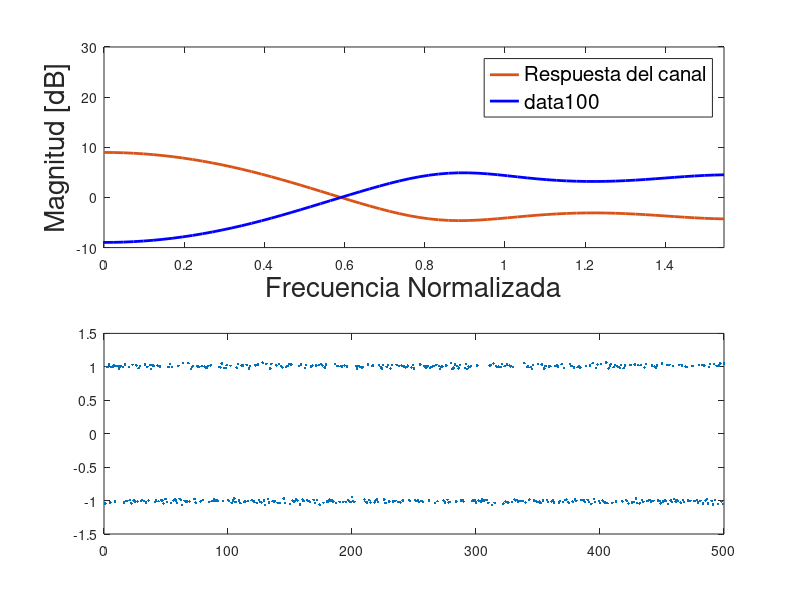

Write the MATLAB code that produced this figure.
%% <------- Guia 7 - Ejercicio 5 ----------->

clc; % borra la consola
clear all; % borra todas las variables
close all; % cierra las ventanas de imagen

L=1e5;          % Longitud de la simulación
N=31;           % Tamaño del filtro de ecualización
mu=1e-4;        % Velocidad de adaptación
sigma=0.01      % Ruido

% Inicialización de vectores
sr=zeros(1,N);
h_s=zeros(1,N);
h_s((N-1)/2)=4;
x_s=zeros(1,L);
d=zeros(1,L);
e=zeros(1,L);

% Generación de símbolos aleatorios
x=(rand(1,L)>0.5)*2-1;

% Canal
h=[1 0.7 0.6 0.35 0.1 0.05 0.01];

% Filtrado de los símbolos por el canal
y=filter(h,1,x);

yo=y+randn(1,L)*sigma;

% Gráfica de respuesta en frecuencia del canal y el ecualizador
NFFT=128;
CH=fft(h,NFFT);
FC=fft(h_s,NFFT);
subplot(2,1,1)
h1=plot((0:NFFT/2-1)/NFFT*pi,20*log10(abs(FC(1:NFFT/2))));
set(h1,'linewidth',2)
hold all
h=plot((0:NFFT/2-1)/NFFT*pi,20*log10(abs(CH(1:NFFT/2))));
set(h,'linewidth',2)
xlabel('Frecuencia Normalizada','FontSize',20)
ylabel('Magnitud [dB]','FontSize',20)
h=legend('Respuesta del filtro adaptivo','Respuesta del canal')
set(h,'Fontsize',15)
axis tight
ylim([-10,30])
% Gráfica de los símbolos recibidos
subplot(2,1,2)
h2=plot(yo(1:500),'.');
axis tight
ylim([-3,3])
xlim([0,499])
xlabel('Muestras','FontSize',20)
ylabel('Símbolos','FontSize',20)


%Bucle de procesamiento del receptor
for n=1:L

  % Registro de desplazamiento
  sr=[yo(n) sr(1:end-1)];

  %% Se insertar filtrado de muestras con h_s (^h o h sombrero) para obtener x_s[n] (^x o x sombrero)
% /-----------------\
  x_s(n) = sr * h_s';
% \-----------------/  

  % Señal de referencia obtenida a partir de x_s 
  d(n)=(x_s(n)>0)*2-1;

  % Señal de error
  e(n)=x_s(n)-d(n);

  %% Se insertar adaptacion de coeficientes para obtener los coeficientes actualizados de h_s
% /-------------------------\
  h_s = h_s - mu * e(n) * sr;
% \-------------------------/

  % Actualización de gráficos
  if (mod(n,1000)==0)

    subplot(2,1,1);
    FC=fft(h_s,NFFT);
    delete(h1);
    h1=plot((0:NFFT/2-1)/NFFT*pi,20*log10(abs(FC(1:NFFT/2))),'b');
    set(h1,'linewidth',2);
    subplot(2,1,2);
    ylim([-3,3])
    h2=plot(x_s(n-499:n),'.');
    drawnow

  end
end
